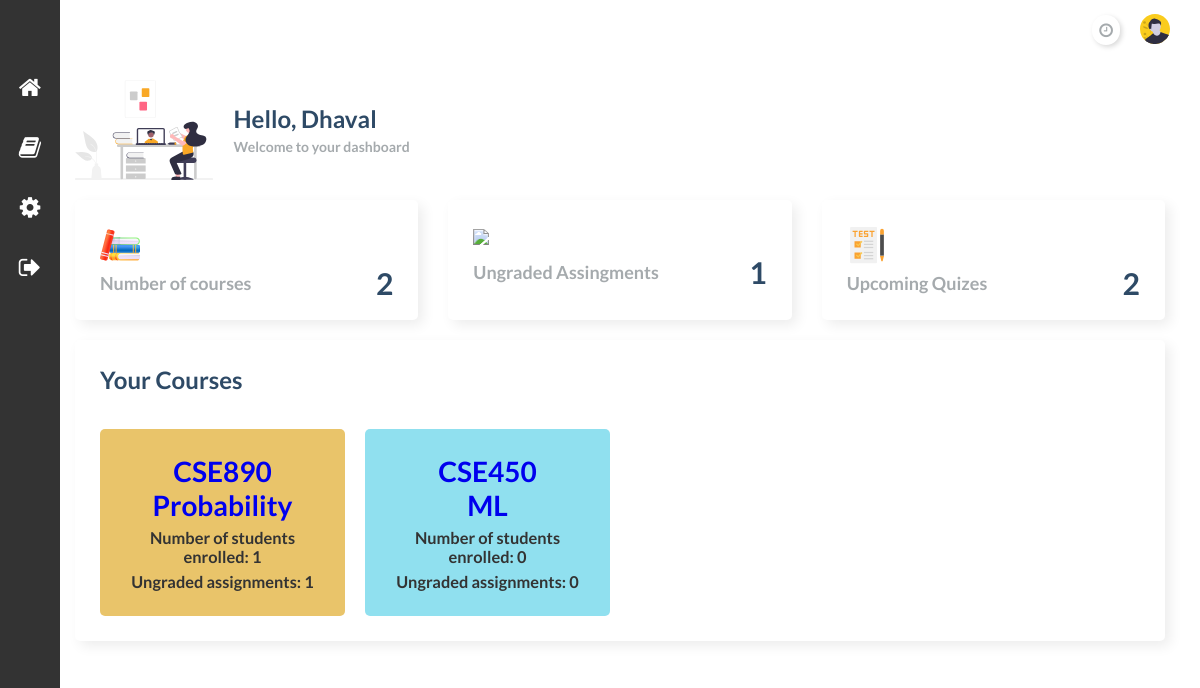
The app's page /faculty_dashboard/ (signed in) with its own data.
### lms/models.py (models this page shows, shortened)
class Faculty(models.Model):
    class Meta:
        verbose_name_plural = 'Faculty Information'
    f_name = models.CharField(max_length=50)
    l_name = models.CharField(max_length=50)
    f_id = models.CharField(max_length=10)
    email_id = models.EmailField(max_length=50)
    def __str__(self):
        return self.email_id

class Faculty_Course(models.Model):
    course_id = models.CharField(max_length=50)
    course_enrollment_year = models.DateField(default=timezone.now)
    email = models.CharField(max_length=50)
    class Meta:
        verbose_name_plural = 'Faculty Course Information'
        unique_together = (('course_id', 'email', 'course_enrollment_year'),)

class Course(models.Model):
    course_id = models.CharField(primary_key=True,max_length=10, null=False)
    course_name = models.CharField(max_length=50, null=False)
    course_details = models.CharField(max_length=500, null=False)
    professor_id = models.ForeignKey(Faculty, on_delete=models.CASCADE,null=False)
    course_credits = models.FloatField(null=False)
    class Meta:
        verbose_name_plural = 'Course Information'
        unique_together = (('course_id', 'professor_id', 'course_name'),)

### lms/views.py (the view)
# urls.py: path('faculty_dashboard/', views.faculty_dashboard, name='faculty_dashboard'),
@login_required(login_url='login')
def faculty_dashboard(request):
    fac_info = Faculty.objects.get(email_id=request.user)
    fac_course_info = Faculty_Course.objects.filter(email=fac_info)
    course = []
    no_of_course = 0
    ungraded_assignments = 0
    no_of_students = []
    for i in fac_course_info:
        cn = Course.objects.filter(course_id=i.course_id)
        total_stu = Student_Course.objects.filter(course_id=i.course_id)
        total_assign = Student_Assignment.objects.filter(course_id=i.course_id).count()
        graded_assign = Student_Grade.objects.filter(course_id=i.course_id).count()
        ungraded_assignments = ungraded_assignments + (total_assign - graded_assign)
        due = total_assign - graded_assign
        for j in cn:
            count = 0
            for k in total_stu:
                count = count + 1
            data = {"course_id": i.course_id,
                    "course_name": j.course_name,
                    "course_count": count,
                    "due": due
                    }
            course.append(data)
            no_of_course = no_of_course + 1
    return render(request, 'lms/faculty_dashboard.html',
                  context={"name": fac_info.f_name, "course": course, "no_of_course": no_of_course,
                           "total_students": no_of_students,"ungraded_assignments":ungraded_assignments})

### lms/models.py (called while the page is built)
    def __str__(self):
        return self.email

### lms/templates/lms/faculty_dashboard.html (shortened to what this page needs)
{% extends "lms/base.html" %} {% load static %} {% block content %}
    <link rel="stylesheet" type="text/css" href={% static 'css/fac_style.css' %}>
<div class="main__container">
    <div class="main__title">
        <img src={% static 'css/faculty.svg' %} />
        <div class="main__greeting">
            <h1>Hello, {{ name }}</h1>
            <p>Welcome to your dashboard</p>
        </div>
    </div>
    <div class="main__cards">
        <div class="card">
            <img width="40" src={% static 'css/books.svg' %} />
            <div class="card_inner">
                <p class="text-primary-p">Number of courses</p>
                <span class="font-bold text-title">{{no_of_course}}</span>
            </div>
        </div>
        <div class="card">
            <img width="35" src={% static 'css/assignment.svg' %} />
            <div class="card_inner">
                <p class="text-primary-p">Ungraded Assingments</p>
                <span class="font-bold text-title">{{ ungraded_assignments }}</span>
            </div>
        </div>
        <div class="card">
            <img width="40" src={% static 'css/exam.svg' %} />
            <div class="card_inner">
                <p class="text-primary-p">Upcoming Quizes</p>
                <span class="font-bold text-title">2</span>
            </div>
        </div>
    </div>
            <div class="charts__right">
              <div class="charts__right__title">
                  <h1>Your Courses</h1>
              </div>
              <div class="charts__right__cards">
                  {% for i in course %}
                      {% if forloop.counter  %}
                        <div class="card1" id="{{i.course_id}}">
                        <a class="nav-link" href="/static_page/?course_id={{ i.course_id }}&course_name={{ i.course_name }}">
                          <h1>{{ i.course_id}}</h1>
                          <h1>{{ i.course_name}}</h1>
                        </a>
                        <h3>Number of students enrolled: {{i.course_count}}</h3>
                        <h3>Ungraded assignments: {{i.due}}</h3>
                        </div>
                      {% endif %}
                  {% endfor %}
              </div>
            </div>
        </div>
    </div>
{% endblock %}

### lms/static/css/fac_style.css (style rules this page uses)
* { margin: 0; padding: 0; }
body { box-sizing: border-box; font-family: "Lato", sans-serif; }
.text-primary-p { color: #a5aaad; font-size: 18px; font-weight: 700; }
a { text-decoration: none; }
.font-bold { font-weight: 700; font-size: 30px; }
.text-title { color: #2e4a66; }
.main__container { padding: 20px 35px; }
.main__title { display: flex; align-items: center; }
.main__title>img { max-height: 100px; object-fit: contain; margin-right: 20px; }
.main__greeting>h1 { font-size: 24px; color: #2e4a66; margin-bottom: 5px; }
.main__greeting>p { font-size: 14px; font-weight: 700; color: #a5aaad; }
.main__cards { display: grid; grid-template-columns: 1fr 1fr 1fr; gap: 30px; margin: 20px 0; }
.card { display: flex; flex-direction: column; justify-content: space-around; height: 70px; padding: 25px; border-radius: 5px; background: #ffffff; box-shadow: 5px 5px 13px #ededed, -5px -5px 13px #ffffff; }
.card_inner { display: flex; align-items: center; justify-content: space-between; }
.charts__right { padding: 25px; border-radius: 5px; background: #ffffff; box-shadow: 5px 5px 13px #ededed, -5px -5px 13px #ffffff; }
.charts__right__title { display: flex; align-items: center; justify-content: space-between; }
.charts__right__title>h1 { font-size: 24px; color: #2e4a66; margin-bottom: 5px; }
.charts__right__cards { display: grid; grid-template-columns: 1fr 1fr 1fr 1fr; gap: 20px; margin-top: 30px; }
.card1 { background: #d1ecf1; color: #000; text-align: center; padding: 25px; border-radius: 5px; font-size: 14px; }
h3 { color: #333; padding-top: 3%; }

### records on screen
Faculty: f_name "Dhaval"
Faculty_Course: course_id "CSE890"
Course: course_name "Probability"
Faculty_Course: course_id "CSE450"
Course: course_name "ML"

### other values on screen
{{ no_of_course }} "2"
{{ ungraded_assignments }} "1"
{{ i.course_count }} "1" "0"
{{ i.due }} "1" "0"
